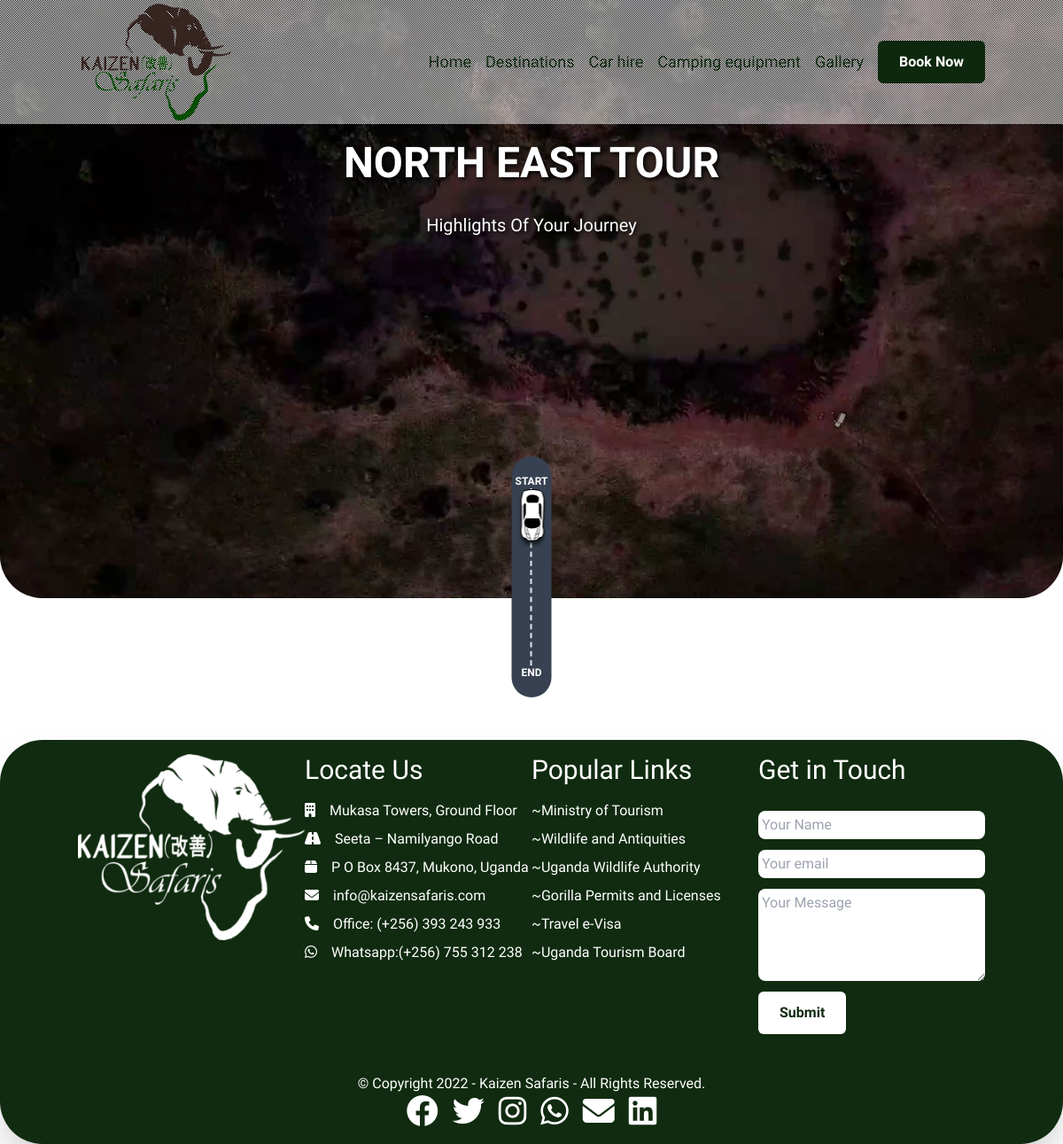
Page /destinations/itineraries/4 on the committed database.
### destinations/models.py (models this page shows, shortened)
class Itinerary(models.Model):
    name = models.CharField(max_length=100)
    image = models.ImageField(null=True)
    destination = models.ForeignKey(Destination, on_delete=models.CASCADE, related_name='itineraries')
    departure_date = models.DateField(blank=True, null=True)
    return_date = models.DateField(blank=True, null=True)
    is_upcoming = models.BooleanField(default=False)
    class Meta:
        verbose_name = 'Itinerary'
        verbose_name_plural = 'Itineraries'

### destinations/views.py (the view)
# urls.py: path('itineraries/<int:pk>', itineraryDetailView, name='itinerary-detail'),
def itineraryDetailView(request, pk):
    template_name = 'destinations/itinerary-detail.html'
    itinerary = Itinerary.objects.get(id=pk)
    context = {
        'itinerary': itinerary,
    }
    return render(request, template_name, context)

### destinations/templates/destinations/itinerary-detail.html (shortened to what this page needs)
{% extends 'base.html' %}
{% load static %}
{% block content %}
    <section id="banner" class="overflow-hidden h-[80vh]">
        <div class="relative h-full">
                <img src="{{ itinerary.image.url }}" alt="Kaizen Safaris {{ itinerary.name }}" class=" w-full h-full object-cover">
            <div class="cover z-10 absolute top-0 left-0 w-full h-full bg-black bg-opacity-40">
                <div class="container content-space grid justify-center content-start h-full">
                    <h1 class="shadowed text-5xl text-white uppercase mt-20 sm:mt-40 font-bold text-center">{{ itinerary.name }}</h1>
                    <p class="shadowed mt-8 text-xl mb-16 mx-auto text-white">Highlights Of Your Journey</p>
                </div>
            </div>
        </div>
    </section>
    <section class="pb-40">
        <section class="cards relative">
            <div id="spacer" class="absolute bg-gray-700 p-1 sm:left-1/2 top-0 rounded-full flex flex-col justify-center text-white z-20">
                <div class="endpts bg-gray-700 uppercase text-xs font-semibold text-center mt-4">start</div>
                <div class="line w-0 h-full border-l-2 border-dashed mx-auto"></div>
                <div class="endpts bg-gray-700 uppercase text-xs font-semibold text-center mb-4">end</div>
                <img class="car" src="{% static 'img/car.png' %}"/>
            </div>
        </section>
    </section>
{% endblock content %}

### static/css/style.css (style rules this page uses)
html { line-height: 1.5; -webkit-text-size-adjust: 100%; -moz-tab-size: 4; -o-tab-size: 4; tab-size: 4; font-family: ui-sans-serif, system-ui, -apple-system, BlinkMacSystemFont, "Segoe UI", Roboto, "Helvetica Neue", Arial, "Noto Sans", sans-serif, "Apple Color Emoji", "Segoe UI Emoji", "Segoe UI Symbol", "Noto Color Emoji"; }
body { margin: 0; line-height: inherit; }
h1, h2, h3, h4, h5, h6 { font-size: inherit; font-weight: inherit; }
blockquote, dl, dd, h1, h2, h3, h4, h5, h6, hr, figure, p, pre { margin: 0; }
img, svg, video, canvas, audio, iframe, embed, object { display: block; vertical-align: middle; }
img, video { max-width: 100%; height: auto; }
.container { width: 100%; }
@media (min-width: 640px) { .container { max-width: 640px; } }
@media (min-width: 768px) { .container { max-width: 768px; } }
@media (min-width: 1024px) { .container { max-width: 1024px; } }
.absolute { position: absolute; }
.relative { position: relative; }
.top-0 { top: 0px; }
.left-0 { left: 0px; }
.z-10 { z-index: 10; }
.z-20 { z-index: 20; }
.mx-auto { margin-left: auto; margin-right: auto; }
.mb-4 { margin-bottom: 1rem; }
.mt-8 { margin-top: 2rem; }
.mb-16 { margin-bottom: 4rem; }
.mt-4 { margin-top: 1rem; }
.mt-20 { margin-top: 5rem; }
.flex { display: flex; }
.grid { display: grid; }
.h-full { height: 100%; }
.h-\[80vh\] { height: 80vh; }
.w-full { width: 100%; }
.w-0 { width: 0px; }
.flex-col { flex-direction: column; }
.content-start { align-content: flex-start; }
.justify-center { justify-content: center; }
.overflow-hidden { overflow: hidden; }
.overflow-x-hidden { overflow-x: hidden; }
.rounded-full { border-radius: 9999px; }
.border-l-2 { border-left-width: 2px; }
.border-dashed { border-style: dashed; }
.bg-black { --tw-bg-opacity: 1; background-color: rgb(0 0 0 / var(--tw-bg-opacity)); }
.bg-gray-700 { --tw-bg-opacity: 1; background-color: rgb(55 65 81 / var(--tw-bg-opacity)); }
.bg-opacity-40 { --tw-bg-opacity: 0.4; }
.object-cover { -o-object-fit: cover; object-fit: cover; }
.p-1 { padding: 0.25rem; }
.pb-40 { padding-bottom: 10rem; }
.text-center { text-align: center; }
.text-xl { font-size: 1.25rem; line-height: 1.75rem; }
.text-5xl { font-size: 3rem; line-height: 1; }
.text-xs { font-size: 0.75rem; line-height: 1rem; }
.font-semibold { font-weight: 600; }
.font-bold { font-weight: 700; }
.uppercase { text-transform: uppercase; }
.text-white { --tw-text-opacity: 1; color: rgb(255 255 255 / var(--tw-text-opacity)); }
.container { margin-left: auto; margin-right: auto; }
.shadowed { text-shadow: 2px 2px 5px black; }
#banner { border-bottom-left-radius: 3rem; border-bottom-right-radius: 3rem; overflow: hidden; }
body { font-family: 'Comic Neue', cursive; }
@media (min-width: 640px) { .sm\:left-1\/2 { left: 50%; } }
@media (min-width: 640px) { .sm\:mt-40 { margin-top: 10rem; } }

### destinations/templates/destinations/itinerary-detail.html (style rules this page uses)
#spacer { height: calc(100% + 17rem); transform: translateY(-10rem) translateX(-45%); }
.endpts { transform: translateX(45%); }
@media screen and (min-width: 640px) { #spacer { height: calc(100% + 17rem); transform: translateY(-10rem) translateX(-50%); } }
@media screen and (min-width: 640px) { .endpts { transform: translateX(0); } }
.car { position: absolute; top: 2rem; }

### templates/base.html (style rules this page uses)
* { font-family: 'Comic Neue', cursive; }

### rows in the picture
Itinerary: image (picture), name "NORTH EAST TOUR"
